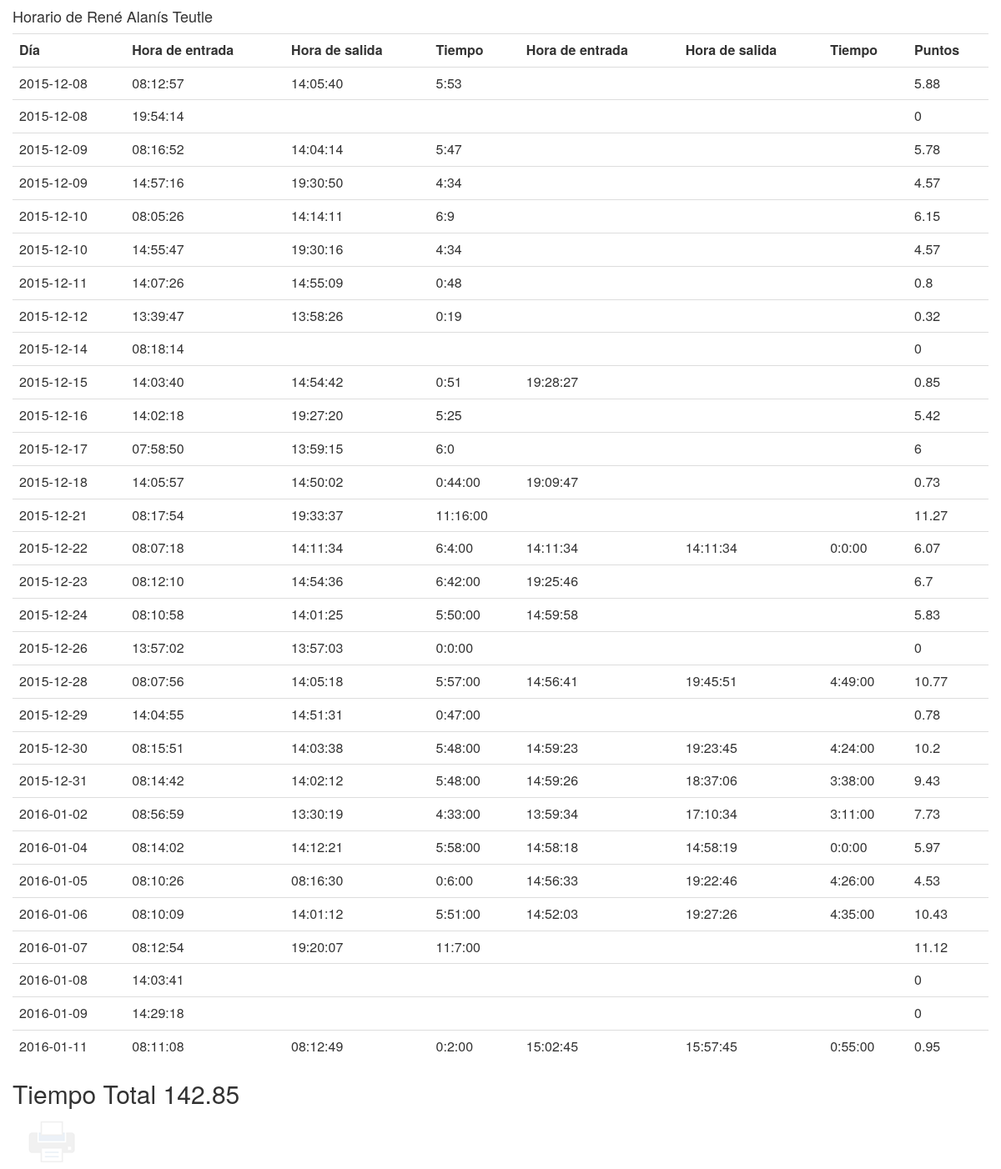
The page /horario-personal.php?usuario=1 on the database as committed earlier.
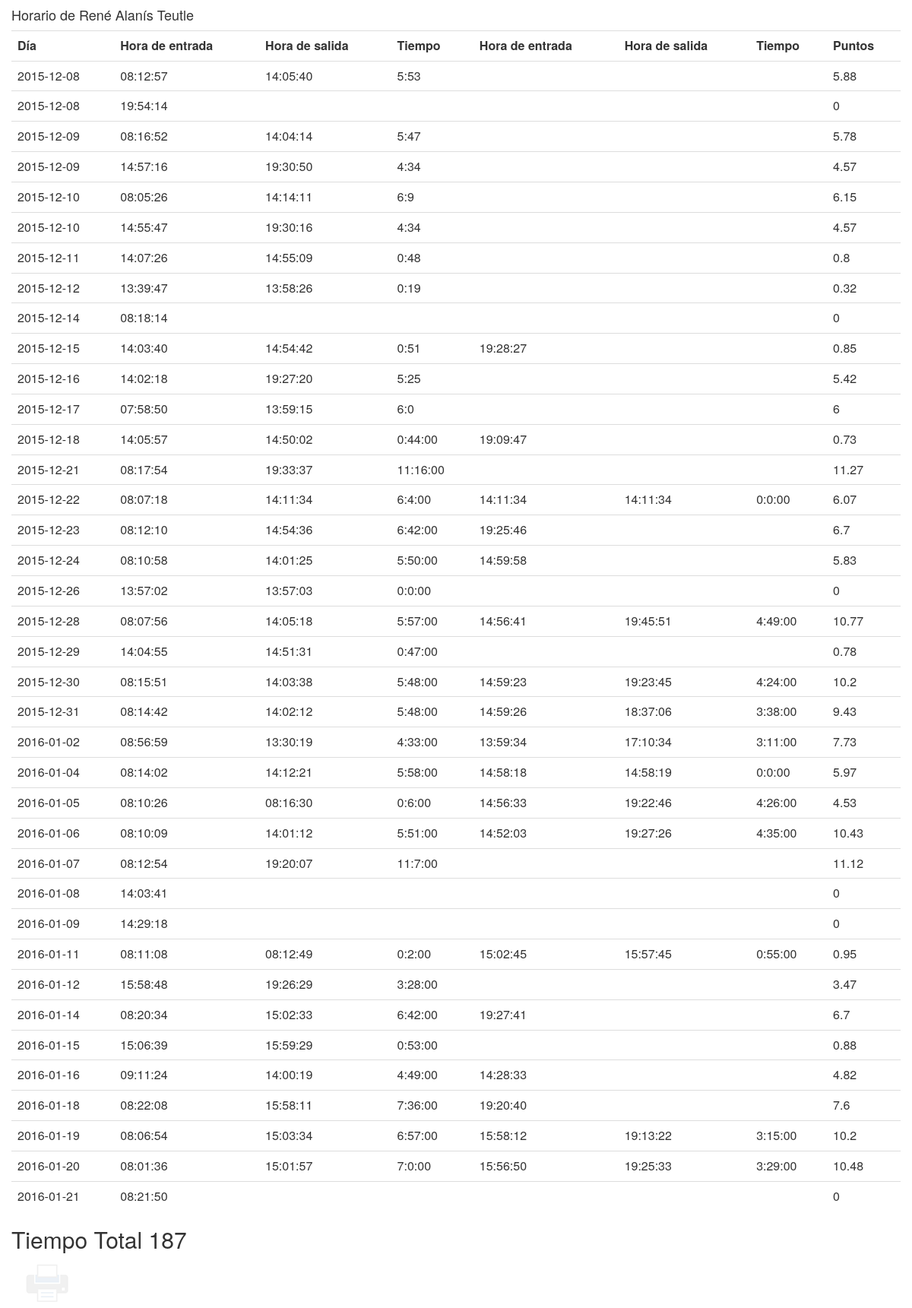
The same page on the database as committed later.
### tables this page shows
CREATE TABLE IF NOT EXISTS `personal` (
  `idpersonal` int(11) NOT NULL AUTO_INCREMENT,
  `nombre` varchar(45) DEFAULT NULL,
  `apellidos` varchar(45) DEFAULT NULL,
  `foto` varchar(100) DEFAULT NULL,
  `tolerancia` time NOT NULL,
  `privilegios_idprivilegios` int(11) NOT NULL,
  `usuario_idusuario` int(11) NOT NULL,
  PRIMARY KEY (`idpersonal`,`privilegios_idprivilegios`),
  KEY `fk_personal_privilegios1_idx` (`privilegios_idprivilegios`),
  KEY `fk_personal_usuario1_idx` (`usuario_idusuario`)
);

CREATE TABLE IF NOT EXISTS `horario` (
  `idhorario` int(11) NOT NULL AUTO_INCREMENT,
  `dia_entrada` date DEFAULT NULL,
  `hora_entrada` time DEFAULT NULL,
  `dia_salida` date DEFAULT NULL,
  `hora_salida` time DEFAULT NULL,
  `tiempo` varchar(8) NOT NULL,
  `tiempo_decimal` float(5,2) NOT NULL,
  `despues_entrada` time DEFAULT NULL,
  `despues_salida` time DEFAULT NULL,
  `despues_tiempo` varchar(8) DEFAULT NULL,
  `despues_tiempo_decimal` float(5,2) DEFAULT NULL,
  `total` varchar(8) DEFAULT NULL,
  `total_decimal` float(5,2) DEFAULT NULL,
  `personal_idpersonal` int(11) NOT NULL,
  PRIMARY KEY (`idhorario`,`personal_idpersonal`),
  KEY `fk_horario_personal1_idx` (`personal_idpersonal`)
);

### horario-personal.php (the view, shortened to what this page needs)
<html>
<head>
<link rel="stylesheet" type="text/css" href="css/bootstrap.min.css">
<link rel="stylesheet" type="text/css" href="css/imprimir.css">
</head>
<body>
<?php
$usuario = $_GET['usuario'];
?>
	<div class="container">
		<div class="row">
			<?php
				include('conexion.php');
				$personal = $datos = "select nombre,apellidos from personal where idpersonal = '$usuario'";
				$data = mysql_query($personal, $conexion) or die(mysql_error());
				while ($rows = mysql_fetch_assoc($data)) {
					echo "<h4>Horario de ". $rows['nombre']." ".$rows['apellidos']."</h4>";
				}
			?>
			<div class="table-responsive">
				<table class="table">
					<tr>
						<th>D&iacute;a</th>
						<th>Hora de entrada</th>
						<th>Hora de salida</th>
						<th>Tiempo</th>
						<th>Hora de entrada</th>
						<th>Hora de salida</th>
						<th>Tiempo</th>
						<th>Puntos</th>
					</tr>
					<?php
						$usuario = $_GET['usuario'];
						$datos = "select * from horario where personal_idpersonal = '$usuario'";
						$horario = mysql_query($datos, $conexion) or die(mysql_error());
						$total = 0;
						while ($rows = mysql_fetch_assoc($horario)) {
							echo "<tr>";
							$dia = $rows['dia_entrada'];
							echo "<td>".$dia."</td>";
							$entrada = $rows['hora_entrada'];
							echo "<td>".$entrada."</td>";
							$salida = $rows['hora_salida'];
							echo "<td>".$salida."</td>";
							$tiempo = $rows['tiempo'];
							echo "<td>".$tiempo."</td>";
							$decimal = $rows['tiempo_decimal'];
							$entrada = $rows['despues_entrada'];
							echo "<td>".$entrada."</td>";
							$salida = $rows['despues_salida'];
							echo "<td>".$salida."</td>";
							$despues_tiempo = $rows['despues_tiempo'];
							echo "<td>".$despues_tiempo."</td>";
							$despues_decimal = $rows['despues_tiempo_decimal'];
							$en_dia = 0;
							if(!empty($decimal)){
								$total = $total + $decimal;
								$en_dia = $en_dia + $decimal;
								if(!empty($despues_decimal)){
								$total = $total + $despues_decimal;
								$en_dia = $en_dia + $despues_decimal;
								}
							}
							echo "<td>".$en_dia."</td>";
							echo "</tr>";
						}
					?>
				</table>
				<h2>Tiempo Total <?php echo $total; ?></h2>
			</div>
		</div>
		<button onclick='window.print()' type='button' id='btnImprimir'></button>
	</div>
</body>

### css/imprimir.css (style rules this page uses)
#btnImprimir { background: url(img/imprimir.png); border: 0; width: 64px; height: 64px; }
#btnImprimir { opacity: 0.1; }

Rows that differ between the two databases and show on the page:
added horario: dia_entrada "2016-01-12", hora_entrada "15:58:48", hora_salida "19:26:29", tiempo "3:28:00", en_dia "3.47"
added horario: dia_entrada "2016-01-14", hora_entrada "08:20:34", hora_salida "15:02:33", tiempo "6:42:00", despues_entrada "19:27:41", en_dia "6.7"
added horario: dia_entrada "2016-01-15", hora_entrada "15:06:39", hora_salida "15:59:29", tiempo "0:53:00", en_dia "0.88"
added horario: dia_entrada "2016-01-16", hora_entrada "09:11:24", hora_salida "14:00:19", tiempo "4:49:00", despues_entrada "14:28:33", en_dia "4.82"
added horario: dia_entrada "2016-01-18", hora_entrada "08:22:08", hora_salida "15:58:11", tiempo "7:36:00", despues_entrada "19:20:40", en_dia "7.6"
added horario: dia_entrada "2016-01-19", hora_entrada "08:06:54", hora_salida "15:03:34", tiempo "6:57:00", despues_entrada "15:58:12", despues_salida "19:13:22", despues_tiempo "3:15:00", en_dia "10.2"
added horario: dia_entrada "2016-01-20", hora_entrada "08:01:36", hora_salida "15:01:57", tiempo "7:0:00", despues_entrada "15:56:50", despues_salida "19:25:33", despues_tiempo "3:29:00", en_dia "10.48"
added horario: dia_entrada "2016-01-21", hora_entrada "08:21:50", en_dia "0"
Other text that changed with them:
$total: "142.85" → "187"
